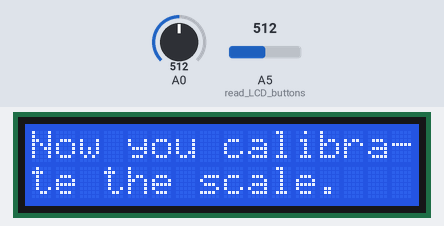
The program below on a simulated Arduino Uno, built with avr-gcc and run on an emulated ATmega328P. On the bench: 16×2 character LCD. The inputs (shaded band) are chosen by the test bench; at power-on: A5 (read_LCD_buttons) = 512, A0 = 512. What the program prints to the serial monitor is not drawn.

Above: at 2.6 s.
At 15.2 s:
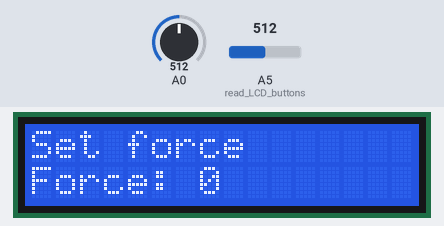
15.3 s: A5 (read_LCD_buttons) set to 585
16.8 s: A5 (read_LCD_buttons) set to 618
At 18.1 s:
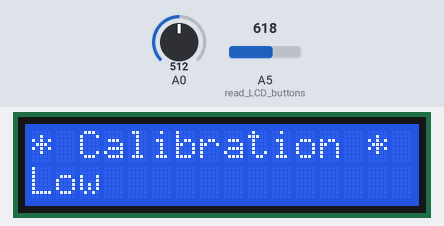
At 20.2 s:
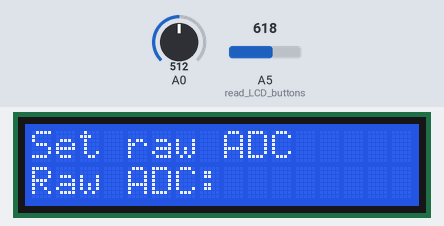
22.3 s: A5 (read_LCD_buttons) set to 660
25.3 s: A5 (read_LCD_buttons) set to 786
28.1 s: A5 (read_LCD_buttons) set to 815
Timing chart, 0 to 31.1 s (numbered marks = the images above; inputs shaded):
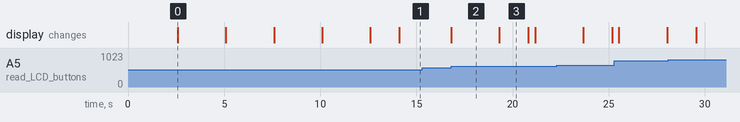

Measured:
- the behaviour switches between 599 and 600 on A5 (read_LCD_buttons) (found by bisection; images 1 and 2)
- after the input at 15.3 s, every drawn part: stays the same
- after the input at 16.8 s, the display: changes at once (image 2)
- what the display in image 0 shows lasts 2.5 s, from 2.6 s to 5.1 s
- what the display in image 3 shows lasts 1.5 s, from 19.3 s to 20.8 s

The program:

main.cpp
```cpp
#include <Arduino.h>
#include <LiquidCrystal.h>
#include <WheatstoneBridge.h>
#include <strain_gauge_shield_and_lcd_support_functions.h>
#include <characters.h>

// Note that the LCD button boundaries have been modified in the library
// file (strain_gauge_shield_and_lcd_support_functions.cpp) to match our LCD

#define MSG_DELAY 2500


// specifiy the numbers of the LCD interface pins to Arduino
// rs: register select pin
// en: enable pin
// di: data pins
// bl: back light pin
const int rs = 8, en = 9, d4 = 4, d5 = 5, d6 = 6, d7 = 7, bl = 10;

// initialize lcd screen with the numbers of the interface pins
LiquidCrystal lcd(rs, en, d4, d5, d6, d7);


// calibrating values
const int CST_STRAIN_IN_MIN = 350, CST_STRAIN_IN_MAX = 650;  // raw value calibration lower and upper point
const int CST_STRAIN_OUT_MIN = 0, CST_STRAIN_OUT_MAX = 1000;  // weight calibration lower and upper point

// setting lower and upper bounds + step sizes for calculated force values
const int CST_CAL_FORCE_MIN = 0, CST_CAL_FORCE_MAX = 32000, CST_CAL_FORCE_STEP = 50, CST_CAL_FORCE_STEP_LARGE = 500;

// initialize wheatstone bridge interface objects
WheatstoneBridge wsb_strain1(A0, CST_STRAIN_IN_MIN, CST_STRAIN_IN_MAX, CST_STRAIN_OUT_MIN, CST_STRAIN_OUT_MAX);


void display_manual() {
  displayScreen("Gordis Waage, is", "online. BEEPBEEP");
  delay(MSG_DELAY);
  displayScreen("Now you calibra-"   , "te the scale.");
  delay(MSG_DELAY);
  displayScreen("Use arrow keys"   , "to change values.");
  delay(MSG_DELAY);
  displayScreen("Next with select"   , "rst restarts.");
  delay(MSG_DELAY);
}


int calibrate_force(int calibrated_force, char * message) {
  displayScreen("* Calibration *", message);
  delay(MSG_DELAY);

  calibrated_force = getValueInRange("Set force", "Force:", 7, calibrated_force,
                                      CST_CAL_FORCE_MIN, CST_CAL_FORCE_MAX,
                                      CST_CAL_FORCE_STEP, CST_CAL_FORCE_STEP_LARGE);
  return calibrated_force;
}


int calibrate_adc(char * message) {
  displayScreen("* Calibration *", message);
  delay(MSG_DELAY);

  int calibrated_adc = getValueADC("Set raw ADC", "Raw ADC:", 9, A0, btnSELECT);

  return calibrated_adc;
}


void check_buttons(int x){
  lcd.setCursor(0,1);
  if (x < 60) {
    lcd.print("Right button.   ");
  }
  else if (x < 200) {
    lcd.print("Up button.      ");
  }
  else if (x < 400) {
    lcd.print("Down button.    ");
  }
  else if (x < 600) {
    lcd.print("Left button.    ");
  }
  else if (x < 800){
    lcd.print("Select button.  ");
  }
  delay(500);

}

void setup() {

  // calibration - linear interpolation
  int calibrated_adc_low = CST_STRAIN_IN_MIN;
  int calibrated_adc_high = CST_STRAIN_IN_MAX;
  int calibrated_force_low = CST_STRAIN_OUT_MIN;
  int calibrated_force_high = CST_STRAIN_OUT_MAX;


  // initialize serial communication
  Serial.begin(9600);

  lcd.begin(16, 2);
  lcd.createChar(1, can);
  lcd.createChar(2, can2);
  lcd.createChar(3, can3);
  lcd.createChar(4, gordi);


  display_manual();


  // calibrate lower bounds

  calibrated_force_low = calibrate_force(calibrated_force_low, "Low");
  calibrated_adc_low = calibrate_adc("Low");

  // calibrate upper boundsS
  calibrated_force_high = calibrate_force(calibrated_force_high, "high");
  calibrated_adc_high = calibrate_adc("High");


  wsb_strain1.linearCalibration(calibrated_adc_low, calibrated_adc_high,
                                calibrated_force_low, calibrated_force_high);

  displayScreen("[A0]:", "Weight:");
}


// time management
long display_time_step = 1000;
long display_time = 0;

// force measurement & display
int strain1_adc;
int strain1_force;
int force_pos_offset;

void loop() {
  // check if it is time for a new measurement / to update the display
  if(millis() > (display_time_step + display_time)){
    // make force measurement and obtain calibrated force value
    strain1_force = wsb_strain1.measureForce();

    // obtain the raw ADC value from the last measurement
    strain1_adc = wsb_strain1.getLastForceRawADC();

    // compute force position offset (right-aligned text)
    force_pos_offset = (4 - countDigits(strain1_force));
    if(strain1_force <= 0){
      force_pos_offset -= 1;
    }

    // display raw ADC value
    lcd.setCursor(12,0); lcd.print("       ");
    lcd.setCursor(12,0); lcd.print(strain1_adc);
    Serial.print("A[0], raw ADC: ");
    Serial.println(strain1_adc, DEC);

    // display force value
    lcd.setCursor(11,1); lcd.print("     ");
    lcd.setCursor((11+force_pos_offset),1); lcd.print(strain1_force);
    Serial.print("A[0], force: ");
    Serial.println(strain1_force, DEC);

    // print empty line & reset timer
    Serial.println("");
    display_time = millis();
  }
}
```

characters.h
```cpp
#include <Arduino.h>


// custom lcd characters
// exported with
byte can[8] = {
  B00000,
  B00000,
  B10000,
  B01000,
  B00111,
  B00111,
  B00111,
  B00111
};

byte can2[8] = {
  B00001,
  B00001,
  B10010,
  B01000,
  B00111,
  B00111,
  B00111,
  B00111
};

byte can3[8] = {
  B00000,
  B00100,
  B10010,
  B01000,
  B00111,
  B00111,
  B00111,
  B00111
};

byte gordi[8] = {
  B01010,
  B01110,
  B10101,
  B01110,
  B00100,
  B01110,
  B11111,
  B10101
};
```

strain_gauge_shield_and_lcd__support_functions.cpp
```cpp
// Include support function header
#include "strain_gauge_shield_and_lcd_support_functions.h"

// Return the first pressed button found
byte read_LCD_buttons()
{
  // read the value from the sensor
  int adc_key_in = analogRead(A5);

  // note that we mapped the boundaries to match our lcd
  if (adc_key_in > 1000) return btnNONE;
  if (adc_key_in < 60)   return btnRIGHT;  // original value: 50
  if (adc_key_in < 200)  return btnUP;  // original value: 250
  if (adc_key_in < 400)  return btnDOWN;  // original value: 450
  if (adc_key_in < 600)  return btnLEFT;  // original value: 650
  if (adc_key_in < 800)  return btnSELECT;  // original value: 850

  return btnNONE;                // when all others fail, return this.
}

// Return the number of digits in an integer
byte countDigits(int num)
{
  byte count=0;
  while(num)
  {
    num = num / 10;
    count += 1;
  }
  return count;
}

// Display full screen of text (2 rows x 16 characters)
void displayScreen(char row1[], char row2[])
{
  lcd.clear();
  lcd.setCursor(0,0); lcd.print(row1);
  lcd.setCursor(0,1); lcd.print(row2);
  Serial.println(""); Serial.println(row1); Serial.println(row2);
}

// Display to wait for select and then do so
void waitSelect(bool disp = false)
{
  if(disp)
  {
    lcd.setCursor(0,1); lcd.print("< press select >");
    Serial.println("< press select >");
  }
  while(read_LCD_buttons() != btnSELECT){};
}

// Displays text on screen and an ADC value at chosen position from selected pin. Waits for user input (select button by default)
int getValueADC(char row1[], char row2[], byte pos, byte pin, byte endButton)
{
  int value = 0;
  int lastValue = -1;
  byte buttons = btnNONE;

  displayScreen(row1, row2);
  delay(1500);
  while(buttons != endButton)
  {
    // Check inputs
    buttons = read_LCD_buttons();

    // Update readout from analog port
    value = analogRead(pin);

    // Update display
    if(value != lastValue)
    {
      lcd.setCursor(pos, 1); lcd.print("                ");
      lcd.setCursor(pos, 1); lcd.print(value);
      Serial.println(""); Serial.println(row1); Serial.print(row2); Serial.print(" "); Serial.println(value);
      lastValue = value;
      delay(350);
    }
  };

  // Return the last measured ADC value
  return (value);
}

// Displays text on screen and a changeable value at chosen position. User input can change the value (left/right/up/down) and press select to accept it.
int getValueInRange(char row1[], char row2[], byte pos, int valueDefault, int valueMin, int valueMax, int valueStep, int valueStepLarge)
{
  int value = valueDefault;
  int lastValue = -1;
  int buttons = btnNONE;

  displayScreen(row1, row2);
  delay(1500);
  while(buttons != btnSELECT)
  {
    // Check inputs
    buttons = read_LCD_buttons();
    switch(buttons)
    {
      case btnUP:
        value += valueStep;
        if(value > valueMax)
          value = valueMax;
        break;

      case btnRIGHT:
        value += valueStepLarge;
        if(value > valueMax)
          value = valueMax;
        break;

      case btnDOWN:
        value -= valueStep;
        if(value < valueMin)
          value = valueMin;
        break;

      case btnLEFT:
        value -= valueStepLarge;
        if(value < valueMin)
          value = valueMin;
        break;
    }

    // Update display
    if(value != lastValue)
    {
      lcd.setCursor(pos, 1); lcd.print("                ");
      lcd.setCursor(pos, 1); lcd.print(value);
      Serial.println(""); Serial.println(row1); Serial.print(row2); Serial.print(" "); Serial.println(value);
      lastValue = value;
      delay(350);
    }
  };

  // Return the last selected value
  return (value);
}
```
